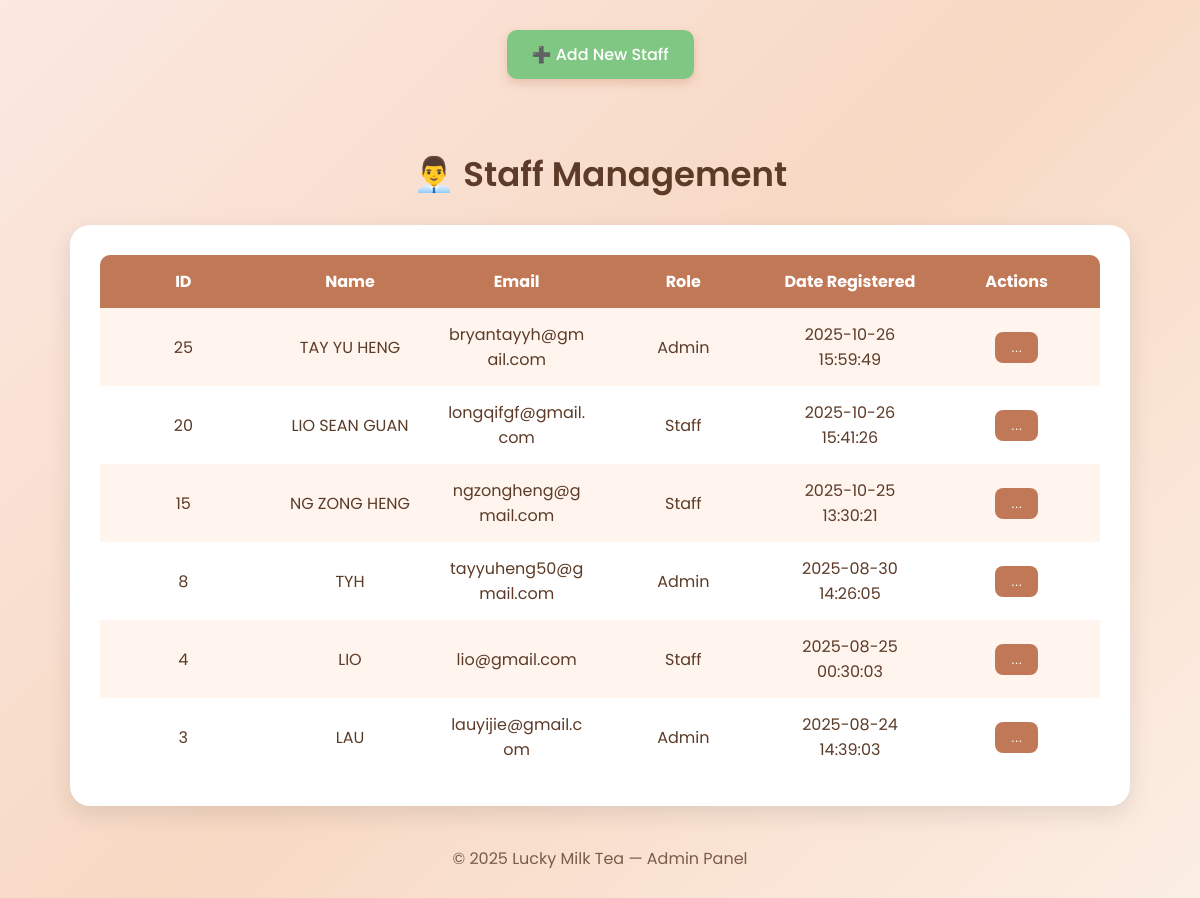
Page /CODES/Admin/staff_manage.php on the committed database.
### tables this page shows
CREATE TABLE `users` (
  `id` int(11) NOT NULL,
  `name` varchar(100) NOT NULL,
  `email` varchar(100) NOT NULL,
  `password` varchar(255) NOT NULL,
  `role` enum('admin','staff') DEFAULT 'staff',
  `date_registered` timestamp NOT NULL DEFAULT current_timestamp(),
  `profile_image` varchar(255) DEFAULT 'default.png',
  `otp` varchar(6) DEFAULT NULL
);

### CODES/Admin/staff_manage.php (the view, shortened to what this page needs)
<?php
$host = "localhost";
$user = "root";
$pass = "";
$db   = "milk_tea_shop";
$conn = new mysqli($host, $user, $pass, $db);
$result = $conn->query("SELECT * FROM users ORDER BY date_registered DESC");
?>
<!DOCTYPE html>
<html lang="en">
<head>
</head>
<body>
  <div class="top-btns">
    <a href="add_staff.php" class="btn green">➕ Add New Staff</a>
  </div>
  <h1>👨‍💼 Staff Management</h1>
  <div class="container">
    <table>
      <tr>
        <th>ID</th>
        <th>Name</th>
        <th>Email</th>
        <th>Role</th>
        <th>Date Registered</th>
        <th>Actions</th>
      </tr>
      <?php if ($result->num_rows > 0): ?>
        <?php while ($row = $result->fetch_assoc()): ?>
          <tr>
            <td><?= $row['id'] ?></td>
            <td title="<?= htmlspecialchars($row['name']) ?>"><?= htmlspecialchars($row['name']) ?></td>
            <td title="<?= htmlspecialchars($row['email']) ?>"><?= htmlspecialchars($row['email']) ?></td>
            <td><?= ucfirst($row['role']) ?></td>
            <td><?= $row['date_registered'] ?></td>
            <td>
              <div class="dropdown">
                <button class="dropdown-btn" onclick="toggleDropdown(event)">...</button>
              </div>
            </td>
          </tr>
        <?php endwhile; ?>
      <?php else: ?>
        <tr><td colspan="6" style="color:red;">No staff found</td></tr>
      <?php endif; ?>
    </table>
  </div>
  <footer>© 2025 Lucky Milk Tea — Admin Panel</footer>
</body>
</html>

### CODES/Admin/staff_manage.php (style rules this page uses)
body { font-family: 'Poppins', sans-serif; background: linear-gradient(135deg, #fbe8e1, #f7d9c4, #fceee4); margin: 0; padding: 0; color: #5c3b28; display: flex; flex-direction: column; align-items: center; min-height: 100vh; }
h1 { text-align: center; margin: 40px 0 25px; font-size: 34px; color: #5c3b28; font-weight: 600; }
.top-btns { display: flex; justify-content: center; margin: 30px 0; }
.btn { background: #c17856; color: white; padding: 12px 25px; border: none; border-radius: 10px; text-decoration: none; font-weight: 500; transition: all 0.3s; box-shadow: 0 4px 10px rgba(193,120,86,0.3); }
.btn.green { background: #81c784; }
.container { width: 90%; max-width: 1000px; background: #fff; border-radius: 20px; box-shadow: 0 8px 25px rgba(0,0,0,0.1); padding: 30px; position: relative; overflow: visible; z-index: 1; }
table { width: 100%; border-collapse: collapse; border-radius: 10px; overflow: hidden; table-layout: fixed; }
th, td { padding: 14px; text-align: center; font-size: 16px; word-wrap: break-word; }
th { background: #c17856; color: #fff; }
tr:nth-child(even) { background: #fff5ee; }
.dropdown { position: relative; display: inline-block; }
.dropdown-btn { background: #c17856; color: white; border: none; border-radius: 8px; padding: 8px 16px; cursor: pointer; transition: 0.3s; position: relative; z-index: 2; }
footer { margin: 40px 0; color: #5c3b28; opacity: 0.8; }

### rows in the picture
users: id "25", name "TAY YU HENG", email "bryantayyh@gmail.com", role "Admin", date_registered "2025-10-26 15:59:49"
users: id "20", name "LIO SEAN GUAN", email "longqifgf@gmail.com", role "Staff", date_registered "2025-10-26 15:41:26"
users: id "15", name "NG ZONG HENG", email "ngzongheng@gmail.com", role "Staff", date_registered "2025-10-25 13:30:21"
users: id "8", name "TYH", email "tayyuheng50@gmail.com", role "Admin", date_registered "2025-08-30 14:26:05"
users: id "4", name "LIO", email "lio@gmail.com", role "Staff", date_registered "2025-08-25 00:30:03"
users: id "3", name "LAU", email "lauyijie@gmail.com", role "Admin", date_registered "2025-08-24 14:39:03"
